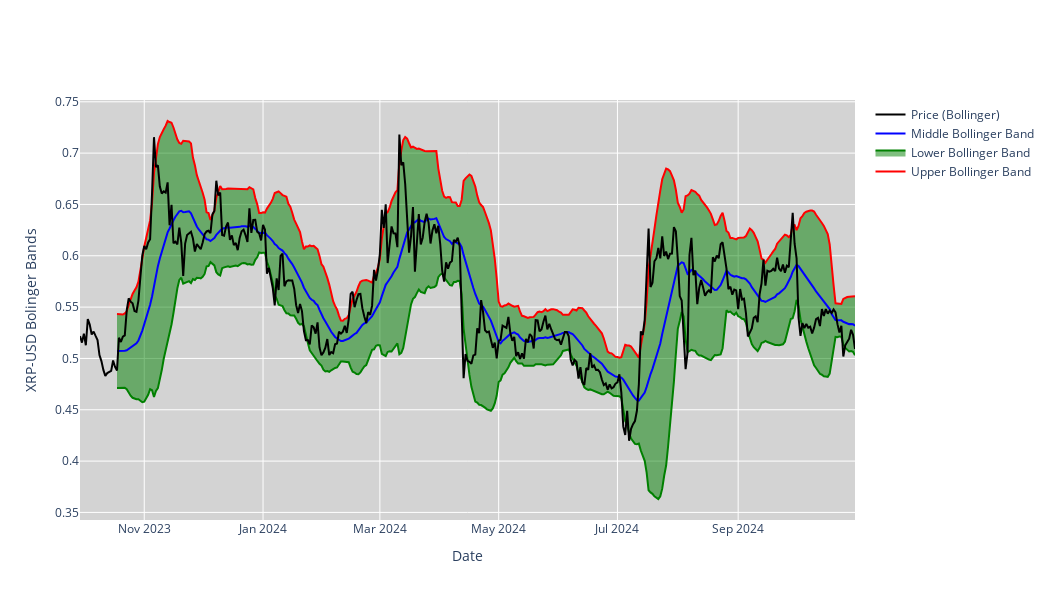

Notebook code cell kept with this figure:
### Code cell
#BB
fig = go.Figure()
fig.add_trace(go.Scatter(x=stock_data.index, y=stock_data['UB'], mode='lines', name='Upper Bollinger Band', visible=True, line=dict(color='red')))
fig.add_trace(go.Scatter(x=stock_data.index, y=stock_data['LB'], fill='tonexty', mode='lines', name='Lower Bollinger Band', visible=True, line=dict(color='green')))
fig.add_trace(go.Scatter(x=stock_data.index, y=stock_data['M20'], mode='lines', name='Middle Bollinger Band', visible=True, line=dict(color='blue')))
fig.add_trace(go.Scatter(x=stock_data.index, y=stock_data['Close'], mode='lines', name='Price (Bollinger)', visible=True, line=dict(color='black')))
fig.update_layout(
    xaxis_rangeslider_visible=False,
    yaxis_title=f'{ticker} Bolinger Bands',
    xaxis_title='Date',
    plot_bgcolor='lightgrey',
    width=1050,
    height=600
)
fig.show()
fig.write_image('./images/Bollinger_Bands.png')

### Figure 1 — Plotly figure (JSON) as saved in the notebook; plotly's stock layout.template omitted (floating-point values rounded to 4 significant figures; data arrays with more than 128 entries replaced by an {"elided": "..."} marker saying what was removed)
{"data": [{"line": {"color": "red"}, "mode": "lines", "name": "Upper Bollinger Band", "type": "scatter", "visible": true, "x": {"elided": "399 str values"}, "y": {"elided": "399 float values"}}, {"fill": "tonexty", "line": {"color": "green"}, "mode": "lines", "name": "Lower Bollinger Band", "type": "scatter", "visible": true, "x": {"elided": "399 str values"}, "y": {"elided": "399 float values"}}, {"line": {"color": "blue"}, "mode": "lines", "name": "Middle Bollinger Band", "type": "scatter", "visible": true, "x": {"elided": "399 str values"}, "y": {"elided": "399 float values"}}, {"line": {"color": "black"}, "mode": "lines", "name": "Price (Bollinger)", "type": "scatter", "visible": true, "x": {"elided": "399 str values"}, "y": {"elided": "399 float values"}}], "layout": {"height": 600, "plot_bgcolor": "lightgrey", "width": 1050, "xaxis": {"rangeslider": {"visible": false}, "title": {"text": "Date"}}, "yaxis": {"title": {"text": "XRP-USD Bolinger Bands"}}}}
